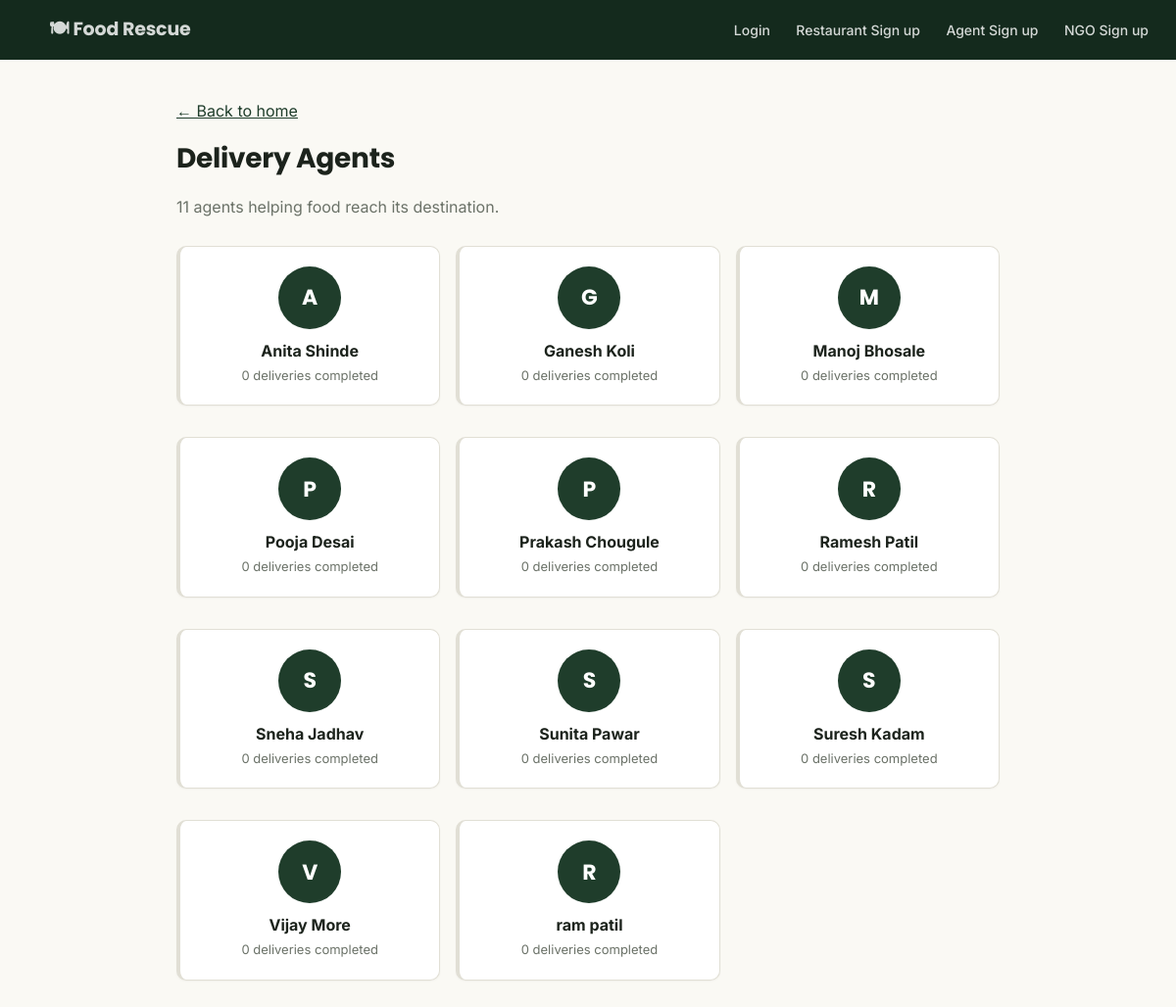
/agents/, run on the app's committed database.
### donations/models.py (models this page shows, shortened)
class Agent(models.Model):
    user = models.OneToOneField(User, on_delete=models.CASCADE, related_name='agent')
    name = models.CharField(max_length=100)
    phone_number = models.CharField(max_length=15)
    email = models.EmailField(unique=True)
    availability_status = models.CharField(
        max_length=15, choices=AGENT_AVAILABILITY_CHOICES,
        default='offline', db_index=True,
    )
    current_latitude = models.FloatField(null=True, blank=True, db_index=True)
    current_longitude = models.FloatField(null=True, blank=True, db_index=True)
    last_location_update = models.DateTimeField(null=True, blank=True)
    service_radius_km = models.FloatField(default=5.0)
    verification_status = models.CharField(
        max_length=15, choices=AgentVerificationStatus.CHOICES,
        default=AgentVerificationStatus.UNVERIFIED, db_index=True,
    )
    completed_deliveries = models.PositiveIntegerField(default=0)
    is_active = models.BooleanField(default=True)
    date_joined = models.DateTimeField(auto_now_add=True)
    updated_at = models.DateTimeField(auto_now=True)

### donations/views_frontend.py (the view)
def agent_list_view(request):
    agents = Agent.objects.all().order_by('name')
    return render(request, 'donations/agent_list.html', {'agents': agents})

### templates/donations/agent_list.html (shortened to what this page needs)
{% extends "base.html" %}
{% block content %}
<a href="{% url 'home' %}">← Back to home</a>
<h2 style="margin-top:16px;">Delivery Agents</h2>
<p style="color:var(--muted); margin-bottom:28px;">{{ agents|length }} agent{{ agents|length|pluralize }} helping food reach its destination.</p>
{% if agents %}
<div class="directory-grid">
    {% for agent in agents %}
    <div class="card directory-card">
        <div class="directory-logo-placeholder">{{ agent.name|first|upper }}</div>
        <strong>{{ agent.name }}</strong>
        <p style="font-size:13px; color:var(--muted); margin:4px 0 0;">
            {{ agent.completed_deliveries }} deliveries completed
        </p>
    </div>
    {% endfor %}
</div>
{% else %}
    <div class="empty-state">No delivery agents registered yet.</div>
{% endif %}
{% endblock %}

### templates/base.html (style rules this page uses)
:root { --ink: #1C231C; --paper: #FAF9F4; --forest: #1F3D2B; --forest-dark: #142A1D; --marigold: #E8A33D; --marigold-dark: #C87F1F; --line: #E1DFD5; --muted: #6B7268; --white: #FFFFFF; --pending-bg: #FBEFD8; --pending-fg: #92600D; --assigned-bg: #E1E9F5; --assigned-fg: #2B4A8A; --pickedup-bg: #EAE3F7; --pickedup-fg: #5B3A9E; --delivered-bg: #E1EEE1; --delivered-fg: #1F5C31; --cancelled-bg: #F8E2E0; --cancelled-fg: #A3392E; }
* { box-sizing: border-box; }
body { font-family: 'Inter', system-ui, sans-serif; margin: 0; background: var(--paper); color: var(--ink); line-height: 1.5; }
h1, h2, h3 { font-family: 'Poppins', system-ui, sans-serif; font-weight: 700; letter-spacing: -0.01em; margin: 0 0 8px; }
h2 { font-size: 28px; }
.card { background: var(--white); border: 1px solid var(--line); border-left: 4px solid var(--line); border-radius: 10px; padding: 20px 22px; margin-bottom: 16px; box-shadow: 0 1px 2px rgba(28, 35, 28, 0.04); }
.directory-grid { display: grid; grid-template-columns: repeat(auto-fill, minmax(200px, 1fr)); gap: 16px; }
.directory-card { text-align: center; }
.directory-logo-placeholder { width: 64px; height: 64px; border-radius: 50%; margin: 0 auto 10px; background: var(--forest); color: var(--white); display: flex; align-items: center; justify-content: center; font-family: 'Poppins', sans-serif; font-weight: 700; font-size: 22px; }
a { color: var(--forest); }

### data on the page
Agent: name|first "A", name "Anita Shinde", completed_deliveries "0"
Agent: name|first "G", name "Ganesh Koli", completed_deliveries "0"
Agent: name|first "M", name "Manoj Bhosale", completed_deliveries "0"
Agent: name|first "P", name "Pooja Desai", completed_deliveries "0"
Agent: name|first "P", name "Prakash Chougule", completed_deliveries "0"
Agent: name|first "R", name "Ramesh Patil", completed_deliveries "0"
Agent: name|first "S", name "Sneha Jadhav", completed_deliveries "0"
Agent: name|first "S", name "Sunita Pawar", completed_deliveries "0"
Agent: name|first "S", name "Suresh Kadam", completed_deliveries "0"
Agent: name|first "V", name "Vijay More", completed_deliveries "0"
Agent: name|first "R", name "ram patil", completed_deliveries "0"

### other printed values
{{ agents|length }} "11"
